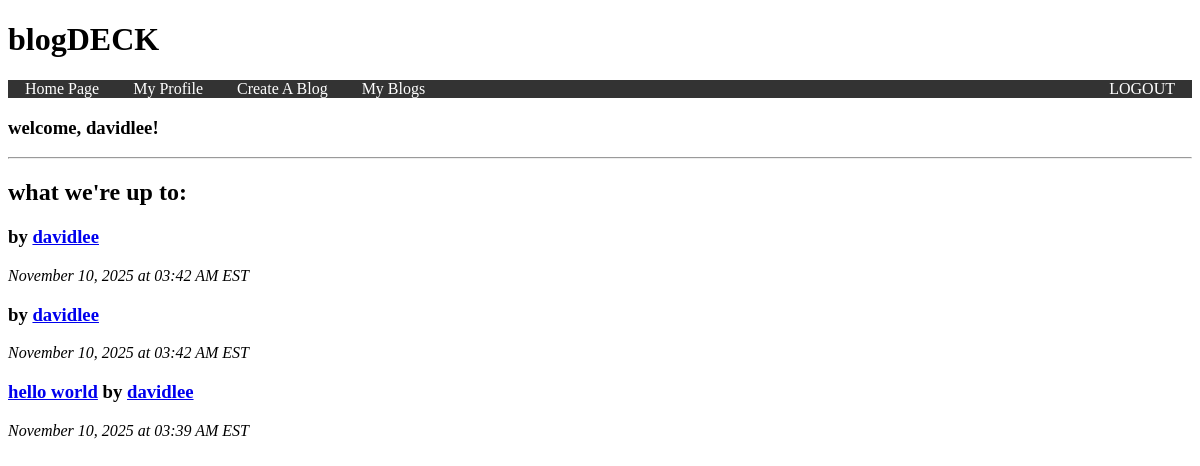
The app's page /homepage (signed in) with its own data.
### tables this page shows
CREATE TABLE blogs(blog_name TEXT, blog_creator TEXT, creation_date INTEGER);

### __init__.py (the view)
@app.route("/homepage") # welcome message and display of latest blogs
def homepage():
  if 'username' not in session:
    return redirect(url_for('index'))
  posts = ""
  db = sqlite3.connect(DB_FILE)
  c = db.cursor()
  c.execute("select * from blogs ORDER BY creation_date DESC")
  posts = c.fetchall()
  db.close()
  formatted_posts = []
  for post in posts:
    blog_name, blog_creator, creation_date = post
    dt = datetime.fromtimestamp(creation_date)
    formatted_date = dt.strftime('%B %d, %Y at %I:%M %p EST')
    formatted_posts.append((blog_name, blog_creator, formatted_date))
  return render_template('homepage.html', username = session['username'], posts = formatted_posts)

### templates/homepage.html (shortened to what this page needs)
<!DOCTYPE html>
<html>
<head>
  <link rel="stylesheet" href="../static/homepage.css" />
  <link rel="stylesheet" href="../static/nav.css" />
</head>
<body>
    <h1>blogDECK</h1>
    <nav>
      <ul class="nav-links">
        <li><a href="{{ url_for('homepage') }}">Home Page</a></li>
        <li><a href="{{ url_for('profile') }}">My Profile</a></li>
        <li><a href="{{ url_for('create_page') }}">Create A Blog</a></li>
        <li><a href="{{ url_for('edit_page') }}">My Blogs</a></li>
        <li><a href="{{ url_for('logout') }}">LOGOUT</a></li>
      </ul>
    </nav>
    <h3>welcome, {{username}}!</h3>
    <hr>
    <h2>what we're up to:</h2>
    {% for row in posts %}
      <h3>
        <a href="{{ url_for('view_blog', blog_name=row[0]) }}">{{ row[0] }}</a> by
        <a href="{{ url_for('view_profile', username=row[1]) }}">{{ row[1] }}</a>
      </h3>
      <i>{{ row[2] }}</i>
      <br>
    {%endfor%}
</body>
</html>

### static/nav.css (style rules this page uses)
nav { background-color: #333; }
.nav-links { list-style-type: none; padding: 0; margin: 0; display: flex; }
.nav-links li { margin: 0 15px; }
.nav-links li:last-child { margin-left: auto; }
.nav-links a { color: white; text-decoration: none; padding: 1px 2px; }

### records on screen
blogs: blog_creator "davidlee", row "November 10, 2025 at 03:42 AM EST"
blogs: blog_creator "davidlee", row "November 10, 2025 at 03:42 AM EST"
blogs: blog_name "hello world", blog_creator "davidlee", row "November 10, 2025 at 03:39 AM EST"

### other values on screen
{{ username }} "davidlee"
